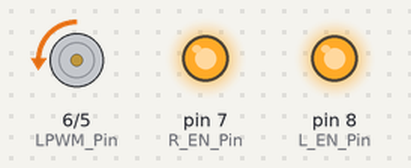
The sketch below on a simulated Arduino Uno, built with avr-gcc and run on an emulated ATmega328P. Parts: motor-driver pin pairs drawn as motors (green arrow = first pin HIGH = forward, orange = second pin HIGH = backward, longer = more drive), output pins drawn as LEDs (lit = HIGH).

Above: at 0.45 s.
At 3.5 s:
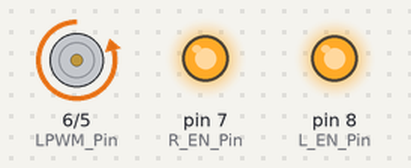
At 6.25 s:
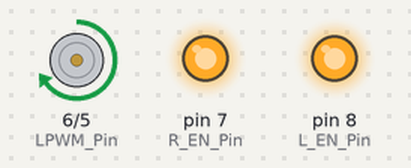
At 9.1 s:
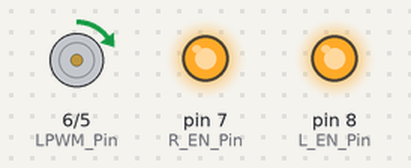
Timing chart, 0 to 13.3 s (numbered marks = the images above):
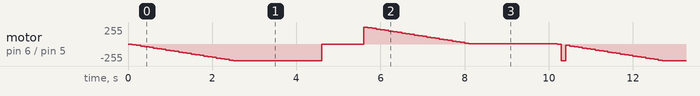

The sketch:

bts_motor_driver_2.ino
```cpp
// Pin tanımları
const int RPWM_Pin = 5;   // RPWM pin
const int LPWM_Pin = 6;   // LPWM pin
const int R_EN_Pin = 7;   // R_EN pin
const int L_EN_Pin = 8;   // L_EN pin

// Değişkenler
int motorSpeed = 0;      // Motor hızı başlangıçta sıfır
int speedIncrement = 10; // Hız artış miktarı

void setup() {
  // Pin modlarını ayarlıyoruz
  pinMode(RPWM_Pin, OUTPUT);
  pinMode(LPWM_Pin, OUTPUT);
  pinMode(R_EN_Pin, OUTPUT);
  pinMode(L_EN_Pin, OUTPUT);

  // Başlangıçta motor kapalı, enable pinlerini aktif ediyoruz
  digitalWrite(R_EN_Pin, HIGH);  // Sağ kanal aktif
  digitalWrite(L_EN_Pin, HIGH);  // Sol kanal aktif
}

void loop() {
  // Motor hızını artırarak ileri yönde hareket ettir
  for (motorSpeed = 0; motorSpeed <= 255; motorSpeed += speedIncrement) {
    analogWrite(RPWM_Pin, motorSpeed);  // İleri hareket için RPWM kullanılır
    analogWrite(LPWM_Pin, 0);           // Geri hareket kapalı
    delay(100);  // Hızı yavaş yavaş artır
  }

  delay(2000);  // Motor maksimum hızda 2 saniye çalışsın

  // Motoru durdur
  analogWrite(RPWM_Pin, 0);
  analogWrite(LPWM_Pin, 0);
  delay(1000);

  // Ters yönde hızını azaltarak hareket ettir
  for (motorSpeed = 255; motorSpeed >= 0; motorSpeed -= speedIncrement) {
    analogWrite(LPWM_Pin, motorSpeed);  // Geriye hareket için LPWM kullanılır
    analogWrite(RPWM_Pin, 0);           // İleri hareket kapalı
    delay(100);  // Hızı yavaş yavaş azalt
  }

  delay(2000);  // Motor tamamen durduktan sonra 2 saniye bekle
}
```
